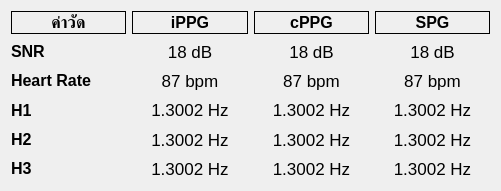
   <widget class="QWidget" name="gridLayoutWidget">
    <property name="geometry">
     <rect>
      <x>10</x>
      <y>260</y>
      <width>501</width>
      <height>191</height>
     </rect>
    </property>
    <property name="font">
     <font>
      <pointsize>13</pointsize>
     </font>
    </property>
    <layout class="QGridLayout" name="gridLayout">
     <item row="2" column="3">
      <widget class="QLabel" name="spg_hr">
       <property name="font">
        <font>
         <pointsize>13</pointsize>
        </font>
       </property>
       <property name="frameShape">
        <enum>QFrame::NoFrame</enum>
       </property>
       <property name="text">
        <string>87 bpm</string>
       </property>
       <property name="alignment">
        <set>Qt::AlignCenter</set>
       </property>
      </widget>
     </item>
     <item row="2" column="2">
      <widget class="QLabel" name="cppg_hr">
       <property name="font">
        <font>
         <pointsize>13</pointsize>
        </font>
       </property>
       <property name="frameShape">
        <enum>QFrame::NoFrame</enum>
       </property>
       <property name="text">
        <string>87 bpm</string>
       </property>
       <property name="alignment">
        <set>Qt::AlignCenter</set>
       </property>
      </widget>
     </item>
     <item row="1" column="3">
      <widget class="QLabel" name="spg_snr">
       <property name="font">
        <font>
         <pointsize>13</pointsize>
        </font>
       </property>
       <property name="frameShape">
        <enum>QFrame::NoFrame</enum>
       </property>
       <property name="text">
        <string>18 dB</string>
       </property>
       <property name="alignment">
        <set>Qt::AlignCenter</set>
       </property>
      </widget>
     </item>
     <item row="2" column="1">
      <widget class="QLabel" name="ippg_hr">
       <property name="font">
        <font>
         <pointsize>13</pointsize>
        </font>
       </property>
       <property name="frameShape">
        <enum>QFrame::NoFrame</enum>
       </property>
       <property name="text">
        <string>87 bpm</string>
       </property>
       <property name="alignment">
        <set>Qt::AlignCenter</set>
       </property>
      </widget>
     </item>
     <item row="1" column="1">
      <widget class="QLabel" name="ippg_snr">
       <property name="font">
        <font>
         <pointsize>13</pointsize>
        </font>
       </property>
       <property name="frameShape">
        <enum>QFrame::NoFrame</enum>
       </property>
       <property name="text">
        <string>18 dB</string>
       </property>
       <property name="alignment">
        <set>Qt::AlignCenter</set>
       </property>
      </widget>
     </item>
     <item row="5" column="0">
      <widget class="QLabel" name="label_8">
       <property name="font">
        <font>
         <pointsize>12</pointsize>
         <weight>75</weight>
         <bold>true</bold>
        </font>
       </property>
       <property name="frameShape">
        <enum>QFrame::NoFrame</enum>
       </property>
       <property name="text">
        <string>H3</string>
       </property>
       <property name="alignment">
        <set>Qt::AlignLeading|Qt::AlignLeft|Qt::AlignVCenter</set>
       </property>
      </widget>
     </item>
     <item row="3" column="1">
      <widget class="QLabel" name="ippg_freq">
       <property name="font">
        <font>
         <pointsize>13</pointsize>
        </font>
       </property>
       <property name="frameShape">
        <enum>QFrame::NoFrame</enum>
       </property>
       <property name="text">
        <string>1.3002 Hz</string>
       </property>
       <property name="alignment">
        <set>Qt::AlignCenter</set>
       </property>
      </widget>
     </item>
     <item row="3" column="2">
      <widget class="QLabel" name="cppg_freq">
       <property name="font">
        <font>
         <pointsize>13</pointsize>
        </font>
       </property>
       <property name="frameShape">
        <enum>QFrame::NoFrame</enum>
       </property>
       <property name="text">
        <string>1.3002 Hz</string>
       </property>
       <property name="alignment">
        <set>Qt::AlignCenter</set>
       </property>
      </widget>
     </item>
     <item row="1" column="2">
      <widget class="QLabel" name="cppg_snr">
       <property name="font">
        <font>
         <pointsize>13</pointsize>
        </font>
       </property>
       <property name="frameShape">
        <enum>QFrame::NoFrame</enum>
       </property>
       <property name="text">
        <string>18 dB</string>
       </property>
       <property name="alignment">
        <set>Qt::AlignCenter</set>
       </property>
      </widget>
     </item>
     <item row="3" column="3">
      <widget class="QLabel" name="spg_freq">
       <property name="font">
        <font>
         <pointsize>13</pointsize>
        </font>
       </property>
       <property name="frameShape">
        <enum>QFrame::NoFrame</enum>
       </property>
       <property name="text">
        <string>1.3002 Hz</string>
       </property>
       <property name="alignment">
        <set>Qt::AlignCenter</set>
       </property>
      </widget>
     </item>
     <item row="0" column="0">
      <widget class="QLabel" name="label_25">
       <property name="font">
        <font>
         <pointsize>12</pointsize>
         <weight>75</weight>
         <bold>true</bold>
        </font>
       </property>
       <property name="frameShape">
        <enum>QFrame::Box</enum>
       </property>
       <property name="text">
        <string>ค่าวัด</string>
       </property>
       <property name="alignment">
        <set>Qt::AlignCenter</set>
       </property>
      </widget>
     </item>
     <item row="2" column="0">
      <widget class="QLabel" name="label_4">
       <property name="font">
        <font>
         <pointsize>12</pointsize>
         <weight>75</weight>
         <bold>true</bold>
        </font>
       </property>
       <property name="frameShape">
        <enum>QFrame::NoFrame</enum>
       </property>
       <property name="text">
        <string>Heart Rate</string>
       </property>
       <property name="alignment">
        <set>Qt::AlignLeading|Qt::AlignLeft|Qt::AlignVCenter</set>
       </property>
      </widget>
     </item>
     <item row="1" column="0">
      <widget class="QLabel" name="label_2">
       <property name="font">
        <font>
         <pointsize>12</pointsize>
         <weight>75</weight>
         <bold>true</bold>
        </font>
       </property>
       <property name="frameShape">
        <enum>QFrame::NoFrame</enum>
       </property>
       <property name="text">
        <string>SNR</string>
       </property>
       <property name="alignment">
        <set>Qt::AlignLeading|Qt::AlignLeft|Qt::AlignVCenter</set>
       </property>
      </widget>
     </item>
     <item row="3" column="0">
      <widget class="QLabel" name="label_3">
       <property name="font">
        <font>
         <pointsize>12</pointsize>
         <weight>75</weight>
         <bold>true</bold>
        </font>
       </property>
       <property name="frameShape">
        <enum>QFrame::NoFrame</enum>
       </property>
       <property name="text">
        <string>H1</string>
       </property>
       <property name="alignment">
        <set>Qt::AlignLeading|Qt::AlignLeft|Qt::AlignVCenter</set>
       </property>
      </widget>
     </item>
     <item row="0" column="2">
      <widget class="QLabel" name="label_6">
       <property name="font">
        <font>
         <pointsize>12</pointsize>
         <weight>75</weight>
         <bold>true</bold>
        </font>
       </property>
       <property name="styleSheet">
        <string notr="true"/>
       </property>
       <property name="frameShape">
        <enum>QFrame::Box</enum>
       </property>
       <property name="text">
        <string>cPPG</string>
       </property>
       <property name="alignment">
        <set>Qt::AlignCenter</set>
       </property>
      </widget>
     </item>
     <item row="0" column="1">
      <widget class="QLabel" name="label_5">
       <property name="font">
        <font>
         <pointsize>12</pointsize>
         <weight>75</weight>
         <bold>true</bold>
        </font>
       </property>
       <property name="styleSheet">
        <string notr="true"/>
       </property>
       <property name="frameShape">
        <enum>QFrame::Box</enum>
       </property>
       <property name="text">
        <string>iPPG</string>
       </property>
       <property name="alignment">
        <set>Qt::AlignCenter</set>
       </property>
      </widget>
     </item>
     <item row="4" column="0">
      <widget class="QLabel" name="label_7">
       <property name="font">
        <font>
         <pointsize>12</pointsize>
         <weight>75</weight>
         <bold>true</bold>
        </font>
       </property>
       <property name="frameShape">
        <enum>QFrame::NoFrame</enum>
       </property>
       <property name="text">
        <string>H2</string>
       </property>
       <property name="alignment">
        <set>Qt::AlignLeading|Qt::AlignLeft|Qt::AlignVCenter</set>
       </property>
      </widget>
     </item>
     <item row="0" column="3">
      <widget class="QLabel" name="label_9">
       <property name="font">
        <font>
         <pointsize>12</pointsize>
         <weight>75</weight>
         <bold>true</bold>
        </font>
       </property>
       <property name="styleSheet">
        <string notr="true"/>
       </property>
       <property name="frameShape">
        <enum>QFrame::Box</enum>
       </property>
       <property name="text">
        <string>SPG</string>
       </property>
       <property name="alignment">
        <set>Qt::AlignCenter</set>
       </property>
      </widget>
     </item>
     <item row="4" column="1">
      <widget class="QLabel" name="ippg_freq_h2">
       <property name="font">
        <font>
         <pointsize>13</pointsize>
        </font>
       </property>
       <property name="frameShape">
        <enum>QFrame::NoFrame</enum>
       </property>
       <property name="text">
        <string>1.3002 Hz</string>
       </property>
       <property name="alignment">
        <set>Qt::AlignCenter</set>
       </property>
      </widget>
     </item>
     <item row="5" column="1">
      <widget class="QLabel" name="ippg_freq_h3">
       <property name="font">
        <font>
         <pointsize>13</pointsize>
        </font>
       </property>
       <property name="frameShape">
        <enum>QFrame::NoFrame</enum>
       </property>
       <property name="text">
        <string>1.3002 Hz</string>
       </property>
       <property name="alignment">
        <set>Qt::AlignCenter</set>
       </property>
      </widget>
     </item>
     <item row="4" column="2">
      <widget class="QLabel" name="cppg_freq_h2">
       <property name="font">
        <font>
         <pointsize>13</pointsize>
        </font>
       </property>
       <property name="frameShape">
        <enum>QFrame::NoFrame</enum>
       </property>
       <property name="text">
        <string>1.3002 Hz</string>
       </property>
       <property name="alignment">
        <set>Qt::AlignCenter</set>
       </property>
      </widget>
     </item>
     <item row="5" column="2">
      <widget class="QLabel" name="cppg_freq_h3">
       <property name="font">
        <font>
         <pointsize>13</pointsize>
        </font>
       </property>
       <property name="frameShape">
        <enum>QFrame::NoFrame</enum>
       </property>
       <property name="text">
        <string>1.3002 Hz</string>
       </property>
       <property name="alignment">
        <set>Qt::AlignCenter</set>
       </property>
      </widget>
     </item>
     <item row="4" column="3">
      <widget class="QLabel" name="spg_freq_h2">
       <property name="font">
        <font>
         <pointsize>13</pointsize>
        </font>
       </property>
       <property name="frameShape">
        <enum>QFrame::NoFrame</enum>
       </property>
       <property name="text">
        <string>1.3002 Hz</string>
       </property>
       <property name="alignment">
        <set>Qt::AlignCenter</set>
       </property>
      </widget>
     </item>
     <item row="5" column="3">
      <widget class="QLabel" name="spg_freq_h3">
       <property name="font">
        <font>
         <pointsize>13</pointsize>
        </font>
       </property>
       <property name="frameShape">
        <enum>QFrame::NoFrame</enum>
       </property>
       <property name="text">
        <string>1.3002 Hz</string>
       </property>
       <property name="alignment">
        <set>Qt::AlignCenter</set>
       </property>
      </widget>
     </item>
    </layout>
   </widget>
